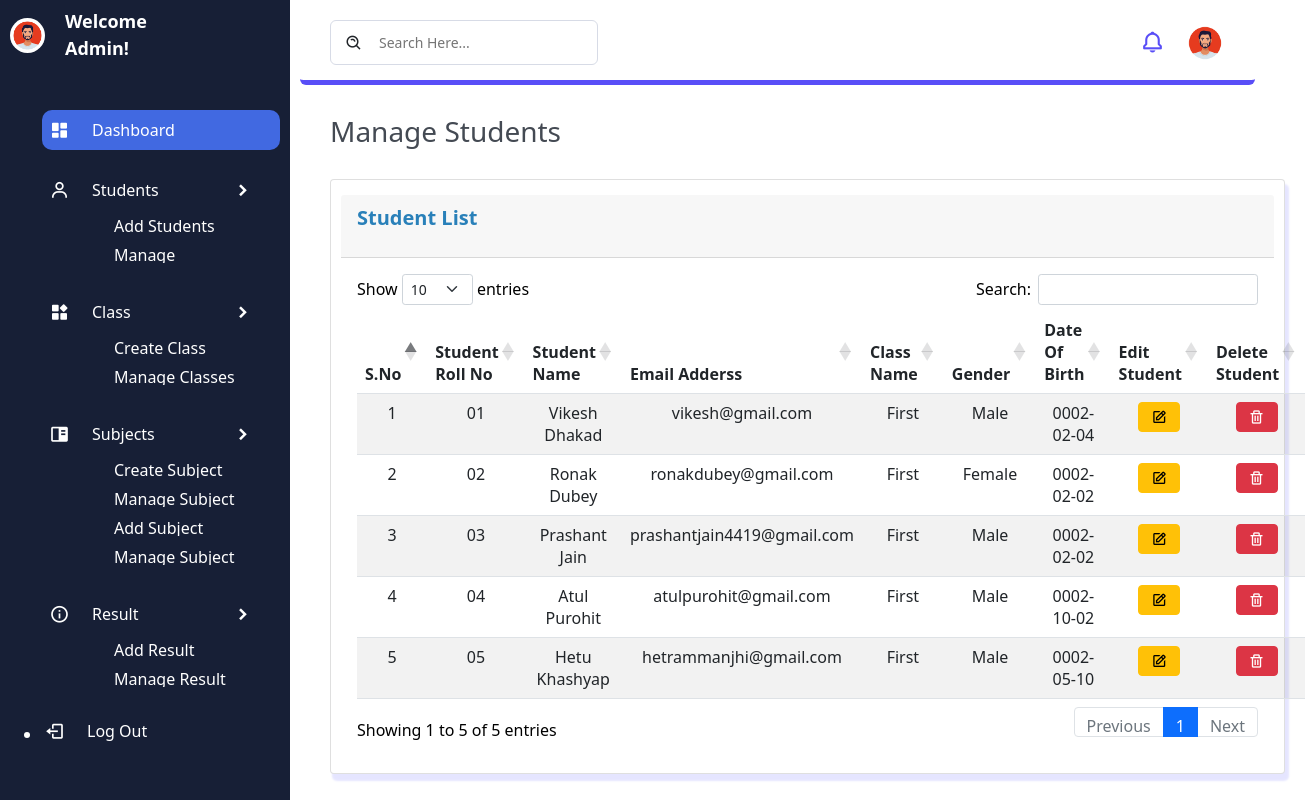
The app's page /manage-student.php with its own data.
### tables this page shows
CREATE TABLE `student` (
  `id` int(10) NOT NULL,
  `class_id` int(10) NOT NULL,
  `student_name` varchar(50) NOT NULL,
  `father_name` varchar(50) NOT NULL,
  `roll_no` varchar(20) NOT NULL,
  `email` varchar(50) NOT NULL,
  `gender` varchar(10) NOT NULL,
  `class_name` varchar(100) NOT NULL,
  `dob` varchar(20) NOT NULL,
  `student_add_date` varchar(30) NOT NULL
);

### manage-student.php (the view, shortened to what this page needs)
<?php
    include 'connection.php';
?>
<!DOCTYPE html>
<html lang="en">
<head>
    <link rel="stylesheet" href="css/style2.css">
    <link href='https://unpkg.com/boxicons@2.1.2/css/boxicons.min.css' rel='stylesheet'>
    <link rel="stylesheet" href="https://cdnjs.cloudflare.com/ajax/libs/twitter-bootstrap/5.1.3/css/bootstrap.min.css">
    <link rel="stylesheet" href="https://cdn.datatables.net/1.12.1/css/dataTables.bootstrap5.min.css">
</head>
<body>
<section class="sidebar">
        <div class="logo">
            <a href="admin-dash.php"><img src="image/avtar.png"><span> Welcome Admin! </span></a>
        </div>
        <ul class="side-menu">
            <li class="nav-item active">
                <a href="admin-dash.php">
                    <i class='bx bxs-dashboard' ></i>
                    <span> Dashboard </span>
                </a>
            </li>
            <li class="nav-item">
                <a href="#" class="dropdown-btn">
                    <i class='bx bx-user'></i>
                    <span>Students</span>
                    <i class="bx bxs-chevron-right"></i>
                </a>
                <ul class="sub-menu">
                    <li><a href="add-student.php">Add Students</a></li>
                    <li><a href="manage-student.php">Manage Students</a></li>
                </ul>
            </li>
            <li class="nav-item">
                <a href="#" class="dropdown-btn">
                    <i class='bx bxs-widget'></i>
                    <span>Class</span>
                    <i class="bx bxs-chevron-right"></i>
                </a>
                <ul class="sub-menu">
                    <li><a href="create-class.php">Create Class</a></li>
                    <li><a href="manage-class.php">Manage Classes</a></li>
                </ul>
            </li>
            <li class="nav-item">
                <a href="#" class="dropdown-btn">
                    <i class='bx bxs-book-content'></i>
                    <span>Subjects</span>
                    <i class="bx bxs-chevron-right"></i>
                </a>
                <ul class="sub-menu">
                    <li><a href="create-subject.php">Create Subject</a></li>
                    <li><a href="manage-subject.php">Manage Subject</a></li>
                    <li><a href="add-subject-combination.php">Add Subject Combination</a></li>
                    <li><a href="manage-subject-combination.php">Manage Subject Combination</a></li>
                </ul>
            </li>
            <li class="nav-item">
                <a href="#" class="dropdown-btn">
                    <i class='bx bx-info-circle' ></i>
                    <span>Result</span>
                    <i class="bx bxs-chevron-right"></i>
                </a>
                <ul class="sub-menu">
                    <li><a href="add-result.php">Add Result</a></li>
                    <li><a href="manage-result.php">Manage Result</a></li>
                </ul>
            </li>
        </ul>
        <ul class="log">
            <li class="nav-item">
                <a href="admin-logout.php">
                    <i class='bx bx-log-out'></i>
                    <span>Log Out</span>
                </a>
            </li>
        </ul>
    </section>
    <section class="main">
        <div class="navigation">
            <div class="n1">
                <div class="search">
                    <i class='bx bx-search-alt'></i>
                    <input type="text" name="search" id="search" placeholder="Search Here...">
                </div>
            </div>
            <div class="profile">
                <a href="message.php"><i class='bx bx-bell'></i></a>
                <img src="image/avtar.png" alt="image/avtar">
            </div>
        </div>
        <div class="page-name">
            <h3>Manage Students</h3>
        </div>
        <div class="card">
            <div class="card-header">
                <p>Student List</p>
            </div>
            <div class="card-body">
                <table id="example" class="table table-striped" style="width:100%; text-align: center;">
                    <thead>
                        <tr>
                            <th>S.No</th>
                            <th>Student Roll No</th>
                            <th>Student Name</th>
                            <th>Email Adderss</th>
                            <th>Class Name</th>
                            <th>Gender</th>
                            <th>Date Of Birth</th>
                            <th>Edit Student</th>
                            <th>Delete Student</th>
                        </tr>
                    </thead>
                    <tbody>
                    <?php
                    $num = 1;
                    $selectquery = "SELECT * FROM student";
                    $query = mysqli_query($con,$selectquery);
                    while($result = mysqli_fetch_array($query)){ ?>
                        <tr>
                            <td><?php echo $num++; ?></td>
                            <td><?php echo $result['roll_no'] ?></td>
                            <td><?php echo $result['student_name'] ?></td>
                            <td><?php echo $result['email'] ?></td>
                            <td><?php echo $result['class_name'] ?></td>
                            <td><?php echo $result['gender'] ?></td>
                            <td><?php echo $result['dob'] ?></td>
                            <td><a href="edit-student.php?id=<?php echo $result['id']?>"><button class="btn btn-warning"><i class='bx bx-edit'></i></button></a></td>
                            <td><a href="delete-student.php?id=<?php echo $result[0]?>"><button class="btn btn-danger"><i class='bx bx-trash'></i></button></a></td>
                        </tr>
                        <?php  }  ?>
                    </tbody>
                </table>
            </div>
        </div>
    </section>
</body>
</html>

### css/style2.css (style rules this page uses)
.sidebar { position: fixed; top: 0; left: 0; width: 290px; height: 100vh; padding: 10px; background: #171f36; color: #fff; transition: 0.5s; overflow-y: auto; }
.sidebar a { text-decoration: none; color: inherit; display: flex; align-items: center; }
.logo { height: 50px; margin: 0 0 50px 0; position: relative; }
.logo a { height: 100%; }
.logo a img { width: 35px; height: 35px; border-radius: 50%; }
.logo a span { width: 150px; overflow: hidden; font-size: 18px; font-weight: bold; margin: 0 0 0 20px; transition: 0.5s; }
.side-menu li { list-style: none; overflow: hidden; border-radius: 10px; padding: 5px; margin: 20px auto; text-transform: capitalize; transition: 0.5s; }
li a { position: relative; height: 30px; }
li a i { margin-right: 20px; font-size: 20px; width: 25px; text-align: center; }
li a span { width: 105px; overflow: hidden; height: 25px; transition: 0.5s; }
.bxs-chevron-right { position: absolute; right: 0; overflow: hidden; transition: 0.5s; }
.sub-menu { width: 80%; margin: 0 0 0 25px; overflow: hidden; transition: 0.5s; }
.sub-menu li { height: 25px; padding: 5px 10px ; margin: 4px auto; font-size: 16px; font-weight: 300; }
.sub-menu li a { position: initial; height: 100%; display: initial; }
.main { width: calc(100% - 400px); margin: 5px 300px; transition: 0.5s; }
.active { background: royalblue; }
.main { width: calc(100% - 360px); }
.main .navigation { display: flex; align-items: center; justify-content: space-between; padding: 15px 30px; border-bottom: 5px solid #594ef7; background: #fff; border-radius: 6px; }
.main .navigation .search { display: flex; justify-content: flex-start; align-items: center; padding: 10px 14px; border: 1px solid #d7dbe6; border-radius: 6px; }
.main .navigation .search i { margin-right: 14px; font-size: 18px; }
.main .navigation .search input { border: none; outline: none; font-size: 14px; }
.main .navigation .profile { display: flex; align-items: center; justify-content: space-between; }
.main .navigation .profile i { margin-right: 20px; font-size: 25px; font-weight: 400; color: #594ef7; cursor: pointer; }
.main .navigation .profile img { height: 40px; width: 40px; border-radius: 50%; object-fit: cover; }
.page-name { color: #444a53; padding: 30px 30px 0 30px; font-size: 24px; font-weight: 700; }
.card { width: 100%; border: 3px solid #BC8CF2; margin: 30px; padding: 15px 10px; background-color: #F7F7F7; color: #000; box-shadow: 3px 6px 2px 1px rgba(0, 0, 255, .1); }
.card-header { display: flex; justify-content: space-between; }
.card-header p { color: #2980B9; font-size: 20px; font-weight: 700; }

### records on screen
student: roll_no "01", student_name "Vikesh Dhakad", email "vikesh@gmail.com", class_name "First", gender "Male", dob "0002-02-04"
student: roll_no "02", student_name "Ronak Dubey", email "ronakdubey@gmail.com", class_name "First", gender "Female", dob "0002-02-02"
student: roll_no "03", student_name "Prashant Jain", email "prashantjain4419@gmail.com", class_name "First", gender "Male", dob "0002-02-02"
student: roll_no "04", student_name "Atul Purohit", email "atulpurohit@gmail.com", class_name "First", gender "Male", dob "0002-10-02"
student: roll_no "05", student_name "Hetu Khashyap", email "hetrammanjhi@gmail.com", class_name "First", gender "Male", dob "0002-05-10"
